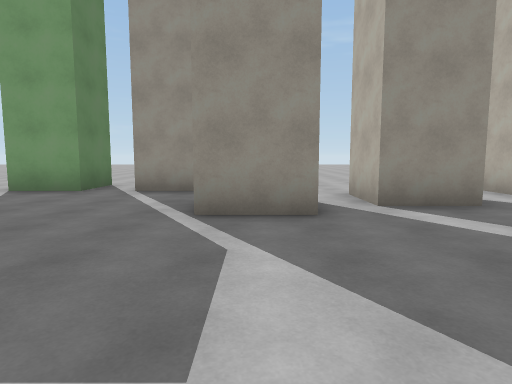
[1] (above)

24 first-person views from a walk through a scene from a Unity 3-D project. The camera is 1.4 m above the floor, tilts 6° down and sees 75° across. The floor is counted in squares, 2 m on a side. Each view is taken from the middle of a square. On the plan, view 1 faces up. The plan holds only what a view shows up to about 10 squares ahead; the rest is blank. The place goes on beyond the plan. The player is left out.

[2]
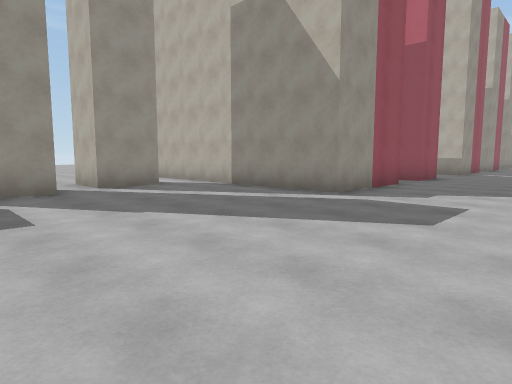

[3]
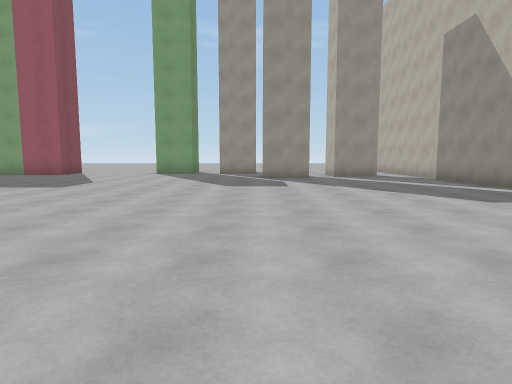

[4]
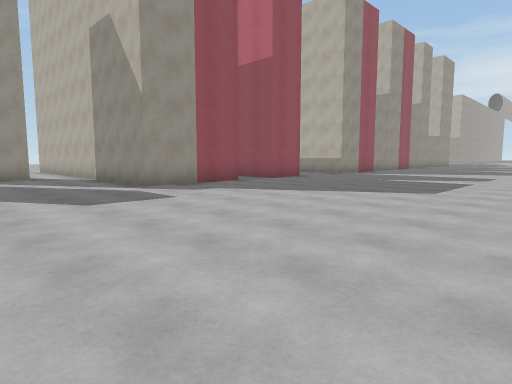

[5]
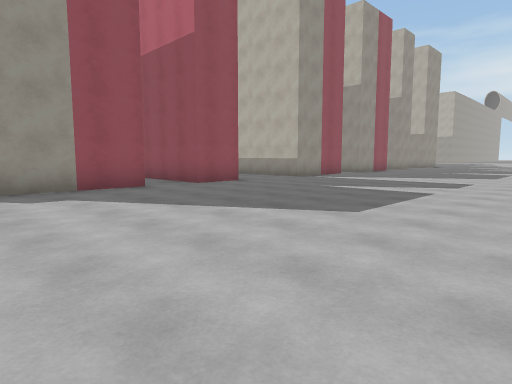

[6]
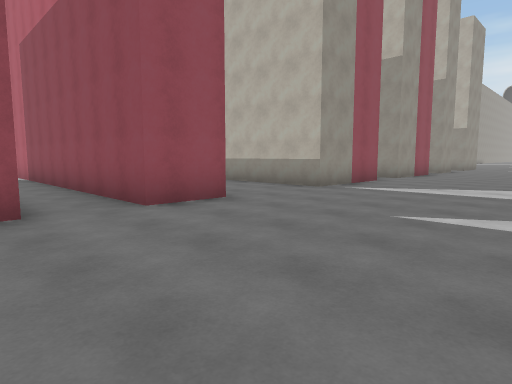

[7]
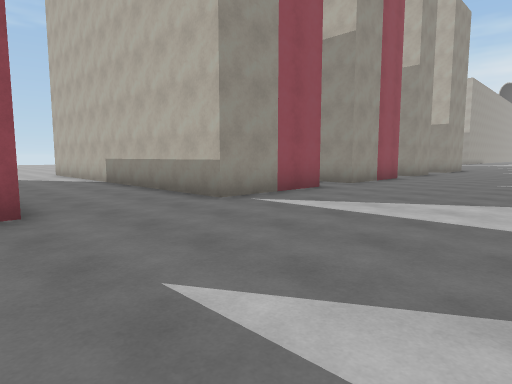

[8]
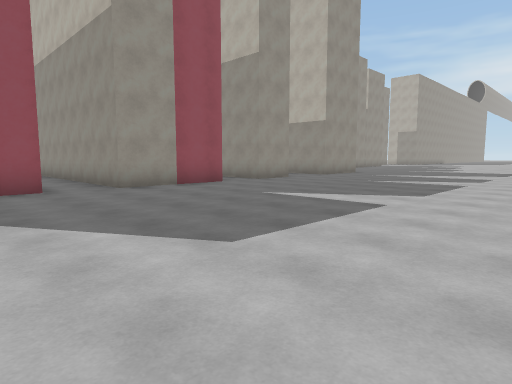

[9]
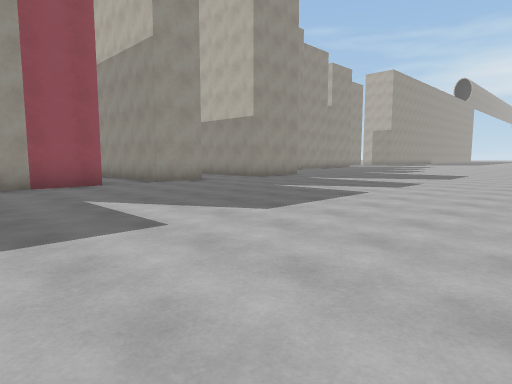

[10]
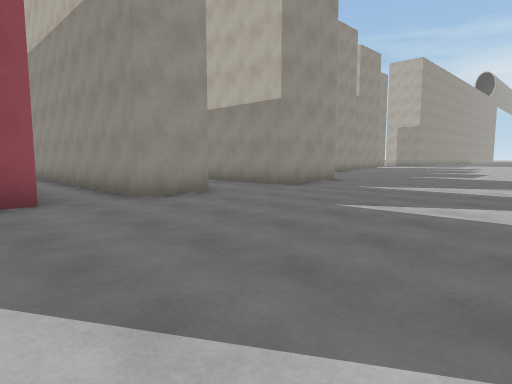

[11]
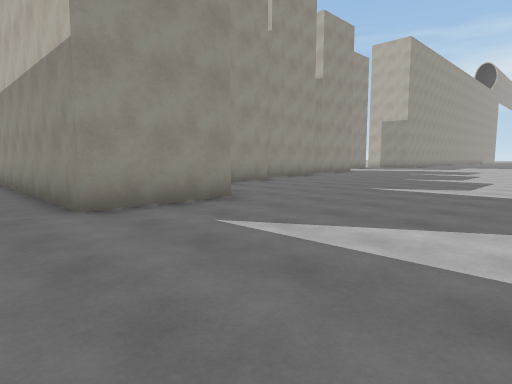

[12]
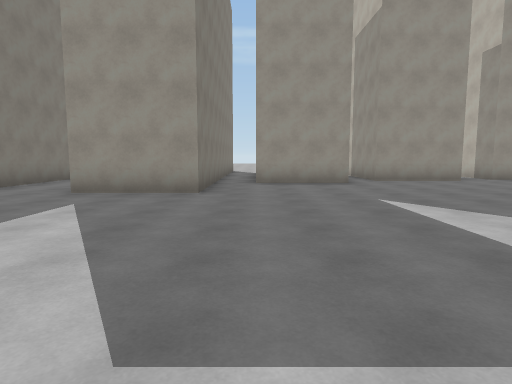

[13]
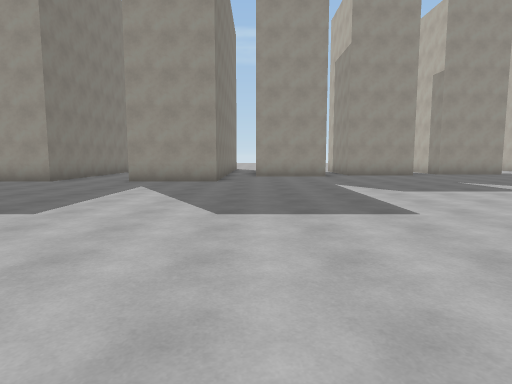

[14]
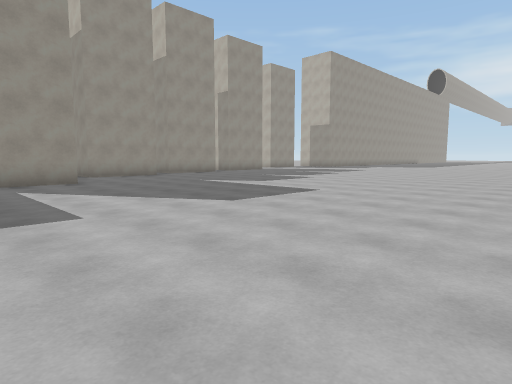

[15]
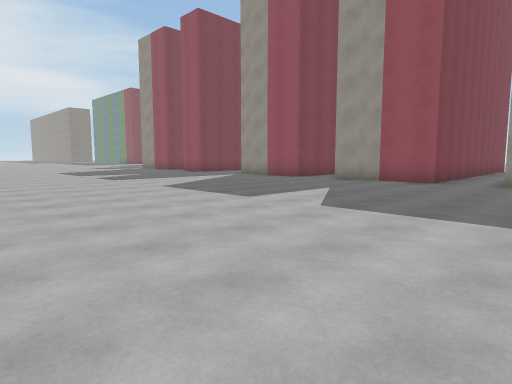

[16]
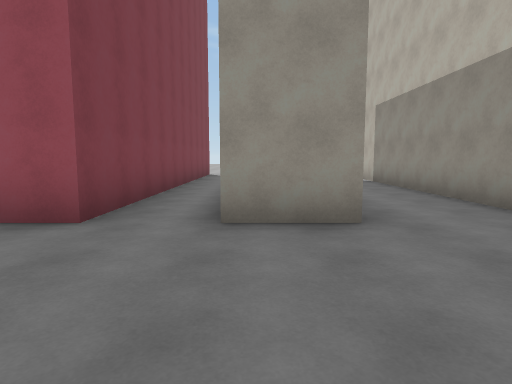

[17]
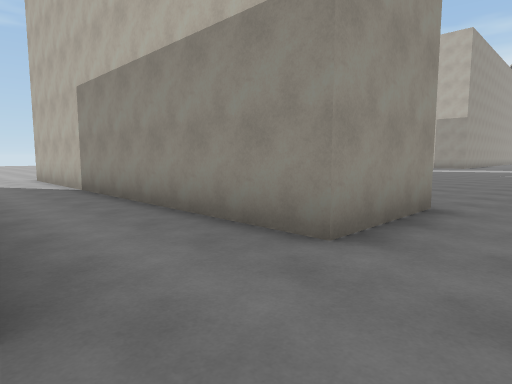

[18]
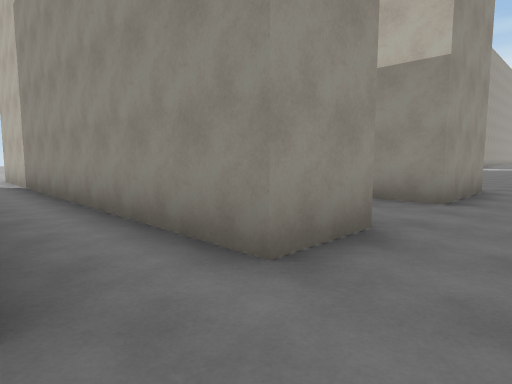

[19]
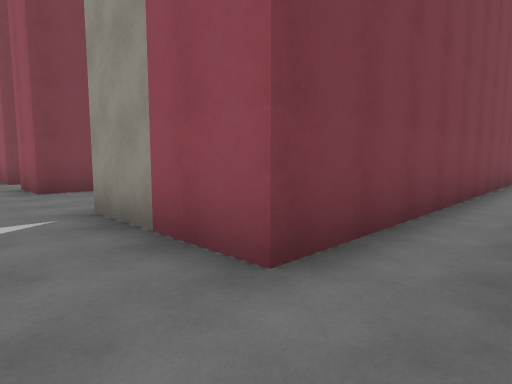

[20]
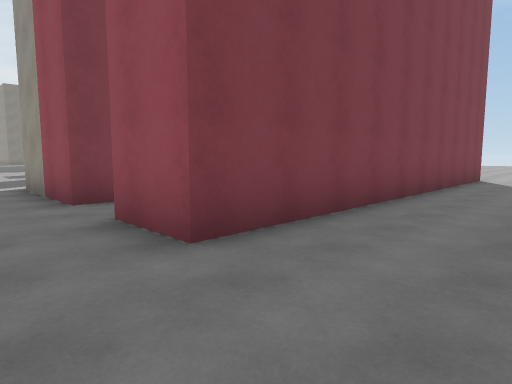

[21]
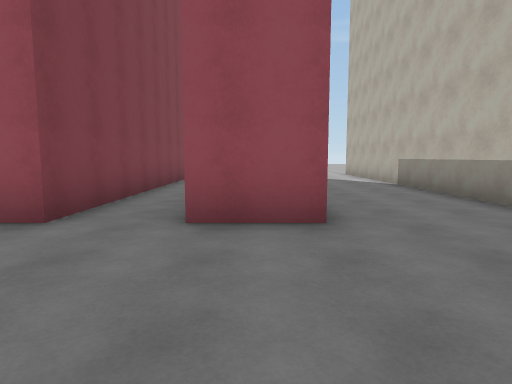

[22]
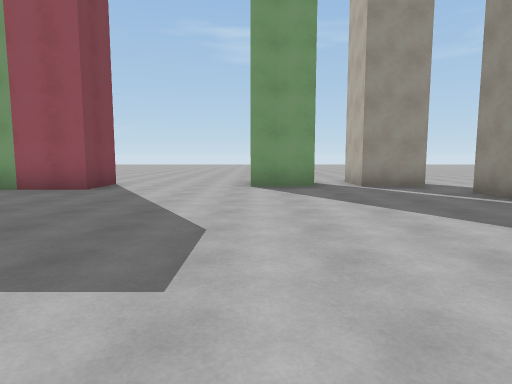

[23]
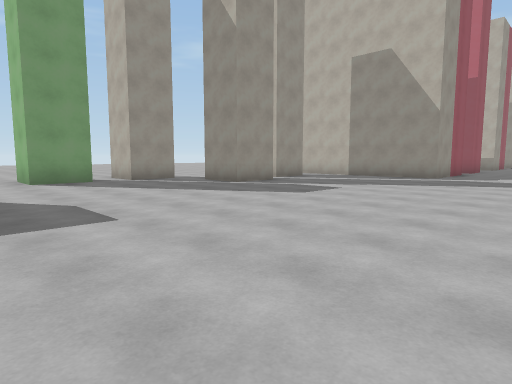

[24]
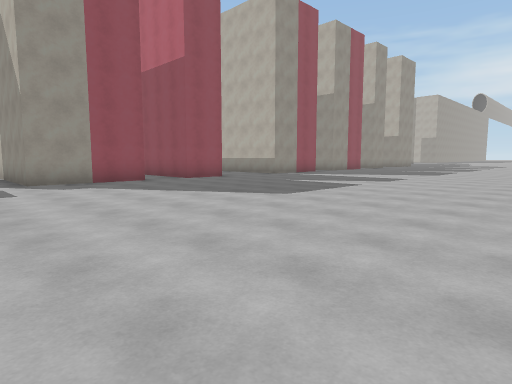

### Floor plan
Points are (right, up) in squares from view 1. A wall is a line through its corners. A room is listed if a view was taken in it or the views show most of it. See-through windows are left out.
Room 1 (views 1, 2, 3, 4, 5, 6, 7, 8, 9, 10, 11, 12, 13, 14, 15, 16, 17, 18, 19, 20, 21, 22, 23, 24)
walls: (7.8, 7) (7.8, 0.5) (4.8, 0.5) (4.8, 7); (3.4, 4.7) (1.8, 4.7) (1.8, 6.2); (16.6, 9.4) (16.6, 0.5) (13.6, 0.5) (13.6, 7.1); (21.1, 7.1) (21.1, 0.5) (18.1, 0.5) (18.1, 4.1); (24.1, 4.1) (24.1, 0.5) (22.6, 0.5) (22.6, 10.5); (10.8, 10.5) (10.8, 0.5) (9.3, 0.5) (9.3, 8); (0.9, 4) (-0.7, 4) (-0.7, 5.5); (-0.9, 6.9) (-2.5, 6.9) (-2.5, 8.4); (28.9, 3.5) (28.9, 0.5) (26.4, 0.5) (26.4, 10.5); (-3.6, 8.4) (-3.6, 6.9) (-5.1, 6.9) (-5.1, 8.4); (32.6, 3) (30, 3); (36.1, 3.7) (33.5, 3.7)
ways out: opening at (-7, 8.7); opening at (-3, 7.5); opening at (0.5, 7); opening at (4, 5.5); opening at (10.6, 10.4)

Positions as (right, up) in squares from view 1, and headings:
1: (0, 0), facing up
2: (-1, -3), facing up-right
3: (-1, -7), facing up
4: (1, -7), facing up-right
5: (4, -7), facing up-right
6: (7, -4), facing up-right
7: (10, -4), facing up-right
8: (15, -7), facing up-right
9: (18, -8), facing up-right
10: (20, -5), facing up-right
11: (25, -4), facing up-right
12: (30, -6), facing up
13: (30, -9), facing up
14: (26, -9), facing up-right
15: (24, -9), facing up-left
16: (23, -3), facing up
17: (24, -1), facing up-right
18: (21, -1), facing up-right
19: (18, -1), facing up-left
20: (13, -1), facing up-left
21: (10, -3), facing up
22: (-5, -1), facing up
23: (-7, -3), facing up-right
24: (3, -9), facing up-right
